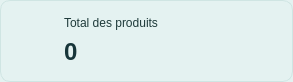
                     <widget class="QFrame" name="frameCarte1Stock">
                      <property name="minimumSize">
                       <size>
                        <width>190</width>
                        <height>82</height>
                       </size>
                      </property>
                      <property name="maximumSize">
                       <size>
                        <width>16777215</width>
                        <height>82</height>
                       </size>
                      </property>
                      <property name="styleSheet">
                       <string>.QFrame { background-color:#E4F2F1; border:1px solid #CFE5E3; border-radius:10px; }</string>
                      </property>
                      <widget class="QLabel" name="lblCarte1IconeStock">
                       <property name="geometry">
                        <rect>
                         <x>18</x>
                         <y>25</y>
                         <width>32</width>
                         <height>32</height>
                        </rect>
                       </property>
                       <property name="pixmap">
                        <pixmap resource="ressources.qrc">:/icones/box_teal.png</pixmap>
                       </property>
                       <property name="scaledContents">
                        <bool>true</bool>
                       </property>
                      </widget>
                      <widget class="QLabel" name="lblCarte1TitreStock">
                       <property name="geometry">
                        <rect>
                         <x>64</x>
                         <y>12</y>
                         <width>220</width>
                         <height>22</height>
                        </rect>
                       </property>
                       <property name="styleSheet">
                        <string>color:#1E3A3A; font-size:12px;</string>
                       </property>
                       <property name="text">
                        <string>Total des produits</string>
                       </property>
                      </widget>
                      <widget class="QLabel" name="lblValeurTotalStock">
                       <property name="geometry">
                        <rect>
                         <x>64</x>
                         <y>34</y>
                         <width>220</width>
                         <height>36</height>
                        </rect>
                       </property>
                       <property name="styleSheet">
                        <string>color:#17363A; font-size:24px; font-weight:bold;</string>
                       </property>
                       <property name="text">
                        <string>0</string>
                       </property>
                      </widget>
                     </widget>
